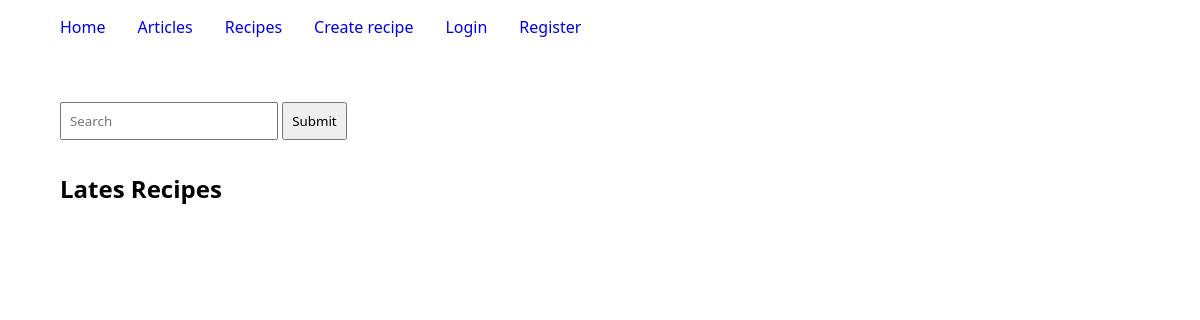
Before: /my/recipe/list with the older database file.
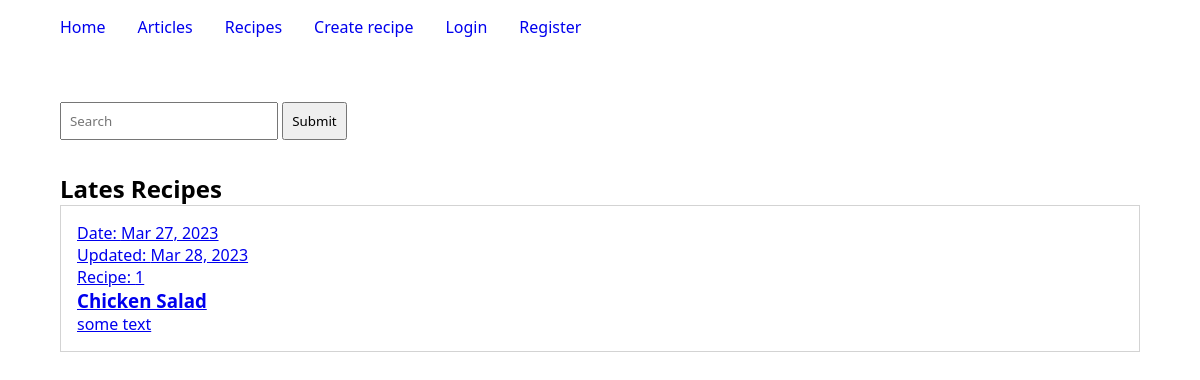
After: the same page with the newer database file.
### recipes/models.py (models this page shows, shortened)
class Recipe(models.Model):
    user = models.ForeignKey(User, null=True, blank=True, on_delete=models.SET_NULL)
    title = models.CharField(max_length=120)
    slug = models.SlugField(null=True, blank=True)
    description = models.TextField()
    directions = models.TextField()
    created = models.DateTimeField(auto_now_add=True)
    updated = models.DateTimeField(auto_now=True)
    active = models.BooleanField(default=True)
    class Meta:
        ordering = ["-id"]

### recipes/views.py (the view)
# urls.py: path("list", recipe_list_view, name="list"),
def recipe_list_view(request):
    recipes = Recipe.objects.all()
    context = {"recipes": recipes}
    return render(request, "recipes/list.html", context)

### recipes/templates/recipes/list.html (shortened to what this page needs)
{% extends 'articles/index.html' %}
{% block content %}
<Section class="main-section">
    <h2>Lates Recipes</h2>
    <div class="contents">
        {% for recipe in recipes %}
            <a class="content" href="{% url 'recipes:detail' recipe.id %}">
                <p>Date: {{ recipe.created|date:"M d, o" }}</p>
                {% if recipe.created|date:"M d, o" == recipe.updated|date:"M d, o" %}
                    <p>Updated: Not yet been update</p>
                {% else%}
                    <p>Updated: {{ recipe.updated|date:"M d, o" }}</p>
                {% endif %}
                <p>Recipe: {{ recipe.id }}</p>
                <h3>{{ recipe.title }}</h3>
                <p>{{ recipe.description }}</p>
            </a>
        {% endfor %}
    </div>
</Section>
{% endblock content %}

Changed rows visible on the page:
added Recipe: created "Mar 27, 2023", updated "Mar 28, 2023", id "1", title "Chicken Salad", description "some text"
